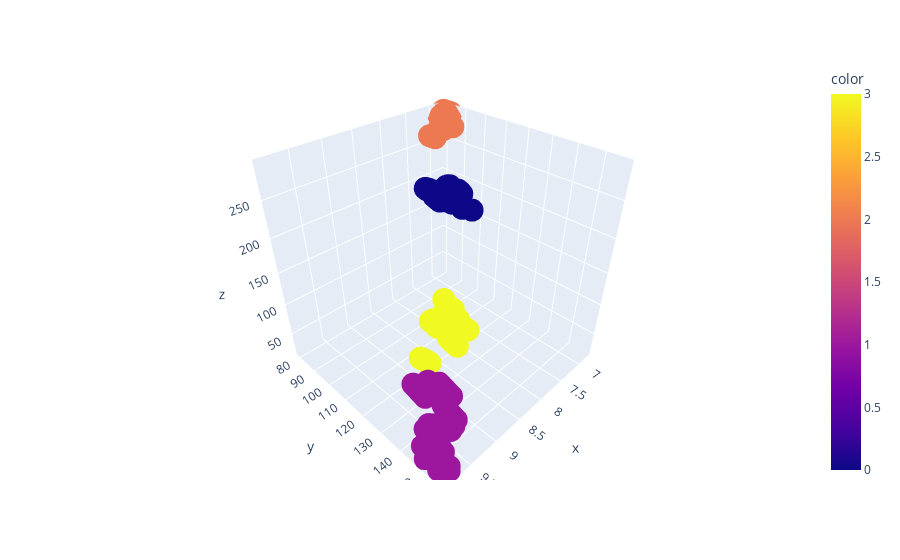

Notebook cell for this chart:
### Code cell
fig = px.scatter_3d(x=X[:, 0], y=X[:, 1], z=X[:, 2], color=y_mean)
fig.show()

### Figure 1 — Plotly figure (JSON) as saved in the notebook; plotly's stock layout.template omitted (floating-point values rounded to 4 significant figures; data arrays with more than 128 entries replaced by an {"elided": "..."} marker saying what was removed)
{"data": [{"hovertemplate": "x=%{x}<br>y=%{y}<br>z=%{z}<br>color=%{marker.color}<extra></extra>", "legendgroup": "", "marker": {"color": {"elided": "228 int values"}, "coloraxis": "coloraxis", "symbol": "circle"}, "mode": "markers", "name": "", "scene": "scene", "showlegend": false, "type": "scatter3d", "x": {"elided": "228 float values"}, "y": {"elided": "228 int values"}, "z": {"elided": "228 int values"}}], "layout": {"coloraxis": {"colorbar": {"title": {"text": "color"}}, "colorscale": [[0, "#0d0887"], [0.1111, "#46039f"], [0.2222, "#7201a8"], [0.3333, "#9c179e"], [0.4444, "#bd3786"], [0.5556, "#d8576b"], [0.6667, "#ed7953"], [0.7778, "#fb9f3a"], [0.8889, "#fdca26"], [1, "#f0f921"]]}, "legend": {"tracegroupgap": 0}, "margin": {"t": 60}, "scene": {"domain": {"x": [0, 1], "y": [0, 1]}, "xaxis": {"title": {"text": "x"}}, "yaxis": {"title": {"text": "y"}}, "zaxis": {"title": {"text": "z"}}}}}
